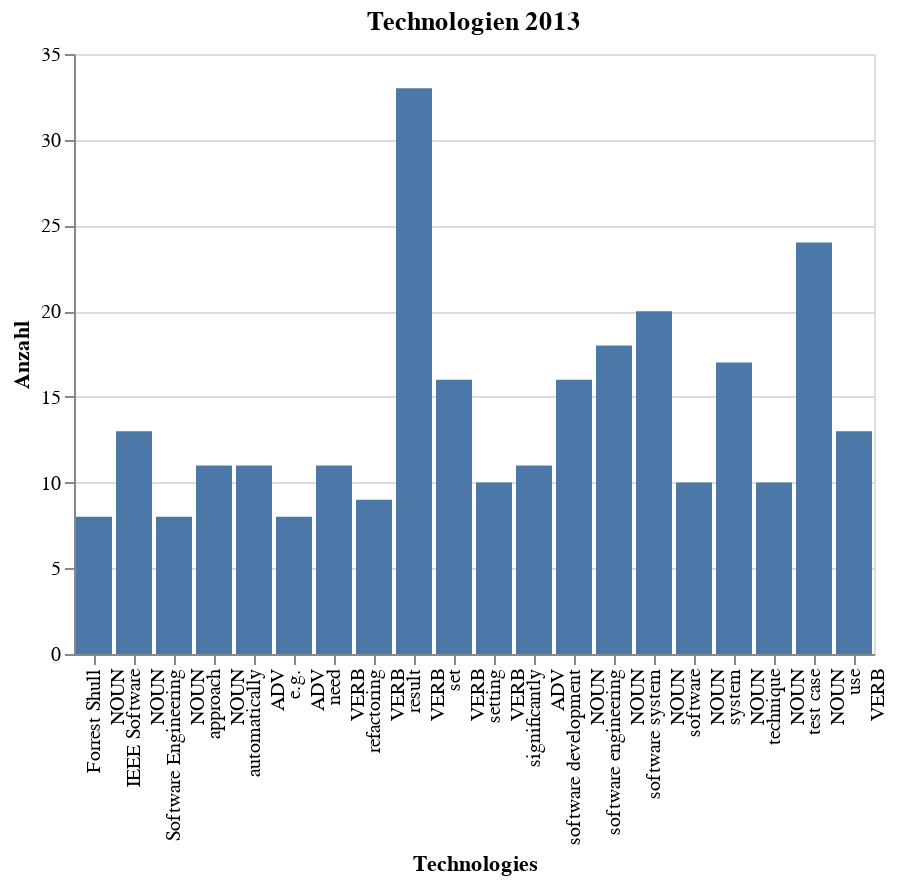

This figure's notebook cell:
### Markdown cell above
### Balkendiagramm 2013

### Code cell
year = 2013
d = data_words[year].nlargest(anzahl_top_topics).sort_values(ascending=False)
source = pd.DataFrame({'Technologies': d.index,
                            'Anzahl': d})
alt.Chart(source).mark_bar().encode(
        x='Technologies:O',
        y='Anzahl:Q'
    ).properties(
    title=f'Technologien {year}')

### Figure 1 — Vega-Lite specification as saved in the notebook (floating-point values rounded to 4 significant figures)
{"config": {"view": {"continuousWidth": 400, "continuousHeight": 300}}, "data": {"name": "data-159507aa6bfe51a158527892294c392d"}, "mark": "bar", "encoding": {"x": {"type": "ordinal", "field": "Technologies"}, "y": {"type": "quantitative", "field": "Anzahl"}}, "title": "Technologien 2013", "$schema": "https://vega.github.io/schema/vega-lite/v4.8.1.json", "datasets": {"data-159507aa6bfe51a158527892294c392d": [{"Technologies": ["result", "VERB"], "Anzahl": 33}, {"Technologies": ["test case", "NOUN"], "Anzahl": 24}, {"Technologies": ["software system", "NOUN"], "Anzahl": 20}, {"Technologies": ["software engineering", "NOUN"], "Anzahl": 18}, {"Technologies": ["system", "NOUN"], "Anzahl": 17}, {"Technologies": ["set", "VERB"], "Anzahl": 16}, {"Technologies": ["software development", "NOUN"], "Anzahl": 16}, {"Technologies": ["use", "VERB"], "Anzahl": 13}, {"Technologies": ["IEEE Software", "NOUN"], "Anzahl": 13}, {"Technologies": ["approach", "NOUN"], "Anzahl": 11}, {"Technologies": ["automatically", "ADV"], "Anzahl": 11}, {"Technologies": ["need", "VERB"], "Anzahl": 11}, {"Technologies": ["significantly", "ADV"], "Anzahl": 11}, {"Technologies": ["setting", "VERB"], "Anzahl": 10}, {"Technologies": ["software", "NOUN"], "Anzahl": 10}, {"Technologies": ["technique", "NOUN"], "Anzahl": 10}, {"Technologies": ["refactoring", "VERB"], "Anzahl": 9}, {"Technologies": ["Software Engineering", "NOUN"], "Anzahl": 8}, {"Technologies": ["Forrest Shull", "NOUN"], "Anzahl": 8}, {"Technologies": ["e.g.", "ADV"], "Anzahl": 8}]}}
